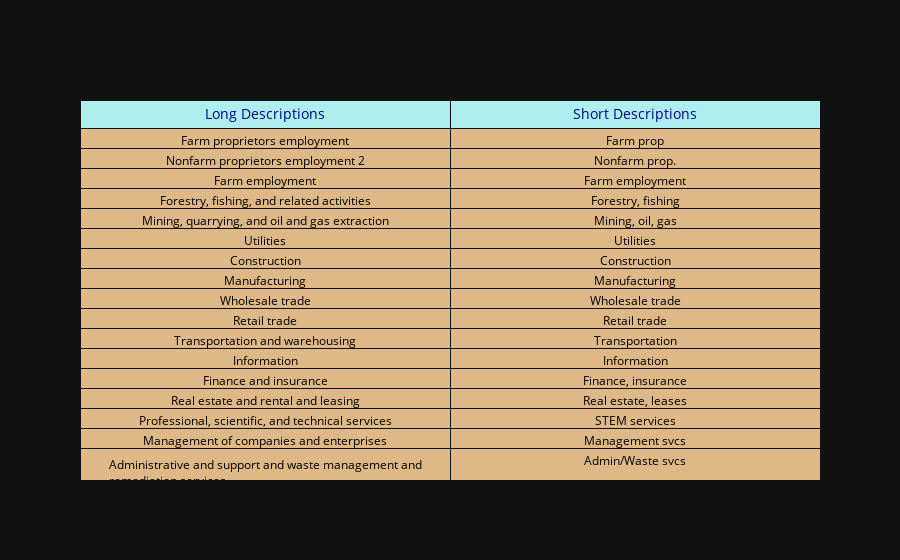

The code cell stored with this chart in its notebook:
### Code cell
show_desc_ls_table(con_df)

### Figure 1 — Plotly figure (JSON) as saved in the notebook; plotly's stock layout.template omitted (floating-point values rounded to 4 significant figures)
{"data": [{"cells": {"align": "center", "fill": {"color": "burlywood"}, "font": {"color": "black", "size": 12}, "values": [["Farm proprietors employment", "Nonfarm proprietors employment 2", "Farm employment", "Forestry, fishing, and related activities", "Mining, quarrying, and oil and gas extraction", "Utilities", "Construction", "Manufacturing", "Wholesale trade", "Retail trade", "Transportation and warehousing", "Information", "Finance and insurance", "Real estate and rental and leasing", "Professional, scientific, and technical services", "Management of companies and enterprises", "Administrative and support and waste management and remediation services", "Educational services", "Health care and social assistance", "Arts, entertainment, and recreation", "Accommodation and food services", "Other services (except government and government enterprises)", "Government and government enterprises", "Federal civilian", "Military", "State and local", "State government", "Local government", "Farms", "Agriculture, forestry, fishing and hunting"], ["Farm prop", "Nonfarm prop.", "Farm employment", "Forestry, fishing", "Mining, oil, gas", "Utilities", "Construction", "Manufacturing", "Wholesale trade", "Retail trade", "Transportation", "Information", "Finance, insurance", "Real estate, leases", "STEM services", "Management svcs", "Admin/Waste svcs", "Educational svcs", "Health care svcs", "Arts, Recreation", "Hotels/Food svcs", "Misc. svcs", "Government All", "Federal civilian", "Military", "State and local", "State government", "Local government", "Farms", "All Agriculture"]]}, "header": {"align": "center", "fill": {"color": "paleturquoise"}, "font": {"color": "darkblue", "size": 14}, "values": ["Long Descriptions", "Short Descriptions"]}, "type": "table"}], "layout": {}}
